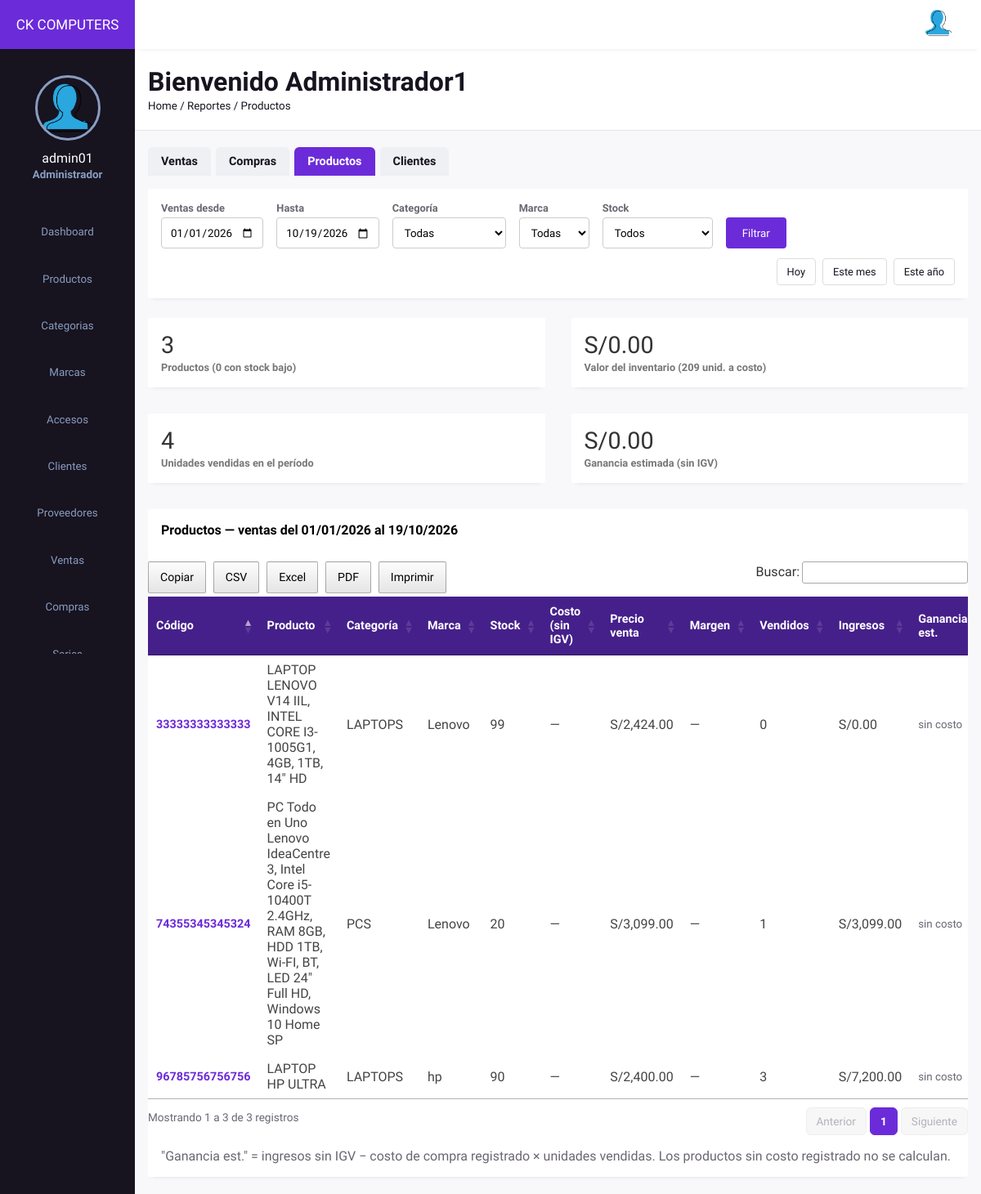
/frontend/reportes/productos.php (signed in), run on the app's committed database.
### tables this page shows
CREATE TABLE `productos` (
  `idprod` int(11) NOT NULL AUTO_INCREMENT,
  `codpro` char(14) NOT NULL,
  `nomprd` text NOT NULL,
  `desprd` text NOT NULL,
  `foto` varchar(255) NOT NULL,
  `precio` decimal(10,2) NOT NULL,
  `precio_compra` decimal(10,2) NOT NULL DEFAULT 0.00 COMMENT 'Ultimo costo unitario sin IGV',
  `stock` int(11) NOT NULL DEFAULT 0,
  `garantia_meses` tinyint(3) unsigned NOT NULL DEFAULT 12,
  `idmar` int(11) NOT NULL,
  `idcate` int(11) NOT NULL,
  `modelo` text NOT NULL,
  `peso` text NOT NULL,
  `state` tinyint(1) NOT NULL DEFAULT 1,
  `fere` timestamp NOT NULL DEFAULT current_timestamp() ON UPDATE current_timestamp(),
  PRIMARY KEY (`idprod`),
  UNIQUE KEY `uq_productos_codpro` (`codpro`),
  KEY `idmar` (`idmar`),
  KEY `idcate` (`idcate`),
  CONSTRAINT `productos_ibfk_1` FOREIGN KEY (`idmar`) REFERENCES `marca` (`idmar`),
  CONSTRAINT `productos_ibfk_2` FOREIGN KEY (`idcate`) REFERENCES `categoria` (`idcate`)
);

CREATE TABLE `categoria` (
  `idcate` int(11) NOT NULL AUTO_INCREMENT,
  `nocate` varchar(100) NOT NULL,
  `state` tinyint(1) NOT NULL DEFAULT 1,
  `fere` timestamp NOT NULL DEFAULT current_timestamp() ON UPDATE current_timestamp(),
  PRIMARY KEY (`idcate`)
);

CREATE TABLE `marca` (
  `idmar` int(11) NOT NULL AUTO_INCREMENT,
  `nomarc` text NOT NULL,
  `state` tinyint(1) NOT NULL DEFAULT 1,
  `fere` timestamp NOT NULL DEFAULT current_timestamp() ON UPDATE current_timestamp(),
  PRIMARY KEY (`idmar`)
);

### backend/config/helpers.php (called while the page is built, shortened)
<?php
function e($valor)
{
    return htmlspecialchars((string)$valor, ENT_QUOTES, 'UTF-8');
}

### frontend/reportes/productos.php (the view, shortened to what this page needs)
<?php
require '../../backend/config/Conexion.php';
require __DIR__ . '/comun.php';
$categorias = ['' => 'Todas'];
foreach ($connect->query('SELECT idcate, nocate FROM categoria WHERE state = 1 ORDER BY nocate') as $c) {
    $categorias[(string)$c->idcate] = $c->nocate;
}
$marcas = ['' => 'Todas'];
foreach ($connect->query('SELECT idmar, nomarc FROM marca WHERE state = 1 ORDER BY nomarc') as $m) {
    $marcas[(string)$m->idmar] = $m->nomarc;
}
$niveles = ['' => 'Todos', 'bajo' => 'Stock bajo (≤ ' . STOCK_BAJO . ')', 'sin' => 'Sin stock'];
$idcate = opcion_get('categoria', $categorias, '');
$idmar  = opcion_get('marca', $marcas, '');
$nivel  = opcion_get('stock', $niveles, '');
$where  = 'p.state = 1';
$params = $rango;
$lista = $connect->prepare(
    "SELECT p.idprod, p.codpro, p.nomprd, p.stock, p.precio, p.precio_compra, p.garantia_meses,
            c.nocate, m.nomarc,
            COALESCE(v.unidades, 0) AS vendidos, COALESCE(v.ingresos, 0) AS ingresos
       FROM productos p
       INNER JOIN categoria c ON c.idcate = p.idcate
       INNER JOIN marca m ON m.idmar = p.idmar
       LEFT JOIN (
            SELECT d.idprod, SUM(d.cantidad) AS unidades, SUM(d.subtotal) AS ingresos
              FROM orders_detalle d INNER JOIN orders o ON o.idord = d.idord
             WHERE o.anulada = 0 AND o.placed_on >= :desde AND o.placed_on < :hasta
             GROUP BY d.idprod
       ) v ON v.idprod = p.idprod
      WHERE $where
      ORDER BY vendidos DESC, p.nomprd"
);
$lista->execute($params);
$productos = $lista->fetchAll();
$tot = ['stock' => 0, 'valor' => 0, 'vendidos' => 0, 'ingresos' => 0, 'ganancia' => 0, 'bajos' => 0];
foreach ($productos as $p) {
    $p->ingresos_sin_igv = round($p->ingresos / (1 + IGV_TASA), 2);
    $p->ganancia = $p->precio_compra > 0 ? round($p->ingresos_sin_igv - $p->precio_compra * $p->vendidos, 2) : null;
    $p->margen = ($p->precio_compra > 0 && $p->precio > 0)
        ? round((($p->precio / (1 + IGV_TASA)) - $p->precio_compra) / ($p->precio / (1 + IGV_TASA)) * 100, 1)
        : null;
    $tot['stock']    += max(0, (int)$p->stock);
    $tot['valor']    += max(0, (int)$p->stock) * $p->precio_compra;
    $tot['vendidos'] += (int)$p->vendidos;
    $tot['ingresos'] += $p->ingresos;
    $tot['ganancia'] += (float)$p->ganancia;
    $tot['bajos']    += (int)$p->stock <= STOCK_BAJO ? 1 : 0;
}
require __DIR__ . '/../layout/cabecera.php';
?>
            <div class="page-content">
                <form class="filtros" method="GET" action="">
                    <label>Ventas desde <input type="date" name="desde" value="<?php echo e($desde); ?>" max="<?php echo e($hoy); ?>"></label>
                    <label>Hasta <input type="date" name="hasta" value="<?php echo e($hasta); ?>" max="<?php echo e($hoy); ?>"></label>
                    <label>Categoría
                        <select name="categoria">
<?php foreach ($categorias as $valor => $texto): ?>
                            <option value="<?php echo e($valor); ?>"<?php echo (string)$valor === $idcate ? ' selected' : ''; ?>><?php echo e($texto); ?></option>
<?php endforeach; ?>
                        </select>
                    </label>
                    <label>Marca
                        <select name="marca">
<?php foreach ($marcas as $valor => $texto): ?>
                            <option value="<?php echo e($valor); ?>"<?php echo (string)$valor === $idmar ? ' selected' : ''; ?>><?php echo e($texto); ?></option>
<?php endforeach; ?>
                        </select>
                    </label>
                    <label>Stock
                        <select name="stock">
<?php foreach ($niveles as $valor => $texto): ?>
                            <option value="<?php echo e($valor); ?>"<?php echo $valor === $nivel ? ' selected' : ''; ?>><?php echo e($texto); ?></option>
<?php endforeach; ?>
                        </select>
                    </label>
                    <button type="submit">Filtrar</button>
                    <span class="atajos">
<?php foreach ($atajos as $texto => [$d, $h]): ?>
                        <a href="<?php echo url_atajo($d, $h); ?>"><?php echo $texto; ?></a>
<?php endforeach; ?>
                    </span>
                </form>
                <div class="analytics">
                    <div class="card">
                        <div class="card-head">
                            <h2><?php echo count($productos); ?></h2>
                        </div>
                        <div class="card-progress"><small>Productos (<?php echo $tot['bajos']; ?> con stock bajo)</small></div>
                    </div>
                    <div class="card">
                        <div class="card-head">
                            <h2>S/<?php echo number_format($tot['valor'], 2); ?></h2>
                        </div>
                        <div class="card-progress"><small>Valor del inventario (<?php echo $tot['stock']; ?> unid. a costo)</small></div>
                    </div>
                    <div class="card">
                        <div class="card-head">
                            <h2><?php echo $tot['vendidos']; ?></h2>
                        </div>
                        <div class="card-progress"><small>Unidades vendidas en el período</small></div>
                    </div>
                    <div class="card">
                        <div class="card-head">
                            <h2>S/<?php echo number_format($tot['ganancia'], 2); ?></h2>
                        </div>
                        <div class="card-progress"><small>Ganancia estimada (sin IGV)</small></div>
                    </div>
                </div>
                <div class="records table-responsive">
                    <div class="record-header">
                        <h3>Productos — ventas del <?php echo date('d/m/Y', strtotime($desde)); ?> al <?php echo date('d/m/Y', strtotime($hasta)); ?></h3>
                    </div>
                    <div>
<?php if ($productos): ?>
                        <table width="100%" id="example">
                            <thead>
                                <tr>
                                    <th><span class="las la-sort"></span>Código</th>
                                    <th><span class="las la-sort"></span>Producto</th>
                                    <th><span class="las la-sort"></span>Categoría</th>
                                    <th><span class="las la-sort"></span>Marca</th>
                                    <th><span class="las la-sort"></span>Stock</th>
                                    <th><span class="las la-sort"></span>Costo (sin IGV)</th>
                                    <th><span class="las la-sort"></span>Precio venta</th>
                                    <th><span class="las la-sort"></span>Margen</th>
                                    <th><span class="las la-sort"></span>Vendidos</th>
                                    <th><span class="las la-sort"></span>Ingresos</th>
                                    <th><span class="las la-sort"></span>Ganancia est.</th>
                                </tr>
                            </thead>
                            <tbody>
<?php foreach ($productos as $p): ?>
                                <tr>
                                    <td><?php echo e($p->codpro); ?></td>
                                    <td><?php echo e($p->nomprd); ?></td>
                                    <td><?php echo e($p->nocate); ?></td>
                                    <td><?php echo e($p->nomarc); ?></td>
                                    <td data-order="<?php echo (int)$p->stock; ?>"><?php echo (int)$p->stock; ?><?php echo (int)$p->stock <= STOCK_BAJO ? ' <span class="estado-anulada">bajo</span>' : ''; ?></td>
                                    <td data-order="<?php echo e($p->precio_compra); ?>"><?php echo $p->precio_compra > 0 ? 'S/' . number_format($p->precio_compra, 2) : '—'; ?></td>
                                    <td data-order="<?php echo e($p->precio); ?>">S/<?php echo number_format($p->precio, 2); ?></td>
                                    <td data-order="<?php echo $p->margen ?? -999; ?>"><?php echo $p->margen !== null ? $p->margen . '%' : '—'; ?></td>
                                    <td><?php echo (int)$p->vendidos; ?></td>
                                    <td data-order="<?php echo e($p->ingresos); ?>">S/<?php echo number_format($p->ingresos, 2); ?></td>
                                    <td data-order="<?php echo $p->ganancia ?? -999999; ?>"><?php echo $p->ganancia !== null ? 'S/' . number_format($p->ganancia, 2) : '<small>sin costo</small>'; ?></td>
                                </tr>
<?php endforeach; ?>
                            </tbody>
                        </table>
                        <p class="sin-datos">"Ganancia est." = ingresos sin IGV − costo de compra registrado × unidades vendidas. Los productos sin costo registrado no se calculan.</p>
<?php else: ?>
                        <p class="sin-datos">No hay productos con estos filtros.</p>
<?php endif; ?>
                    </div>
                </div>
            </div>
<?php require __DIR__ . '/../layout/pie.php'; ?>
</body>
</html>

### backend/css/admin.css (style rules this page uses)
:root { --main-color: #6C2BD9; --color-dark: #17131F; --text-grey: #6B6673; }
* { margin: 0; padding: 0; text-decoration: none; list-style-type: none; box-sizing: border-box; font-family: 'Lexend Deca', sans-serif; }
.page-content { padding: 1.3rem 1rem; background: #F8F7FA; }
.analytics { display: grid; grid-template-columns: repeat(4, 1fr); grid-gap: 2rem; margin-top: .5rem; margin-bottom: 2rem; }
.card { box-shadow: 0px 5px 5px -5px rgb(0 0 0 / 10%); background: #fff; padding: 1rem; border-radius: 3px; }
.card-head { display: flex; justify-content: space-between; align-items: center; }
.card-head h2 { color: #333; font-size: 1.8rem; font-weight: 500; }
.card-progress small { color: #777; font-size: .8rem; font-weight: 600; }
.records { box-shadow: 0px 5px 5px -5px rgb(0 0 0 / 10%); background: #fff; border-radius: 3px; }
.record-header { padding: 1rem; display: flex; justify-content: space-between; align-items: center; }
input, button, select { outline: none; }
.table-responsive { width: 100%; overflow: auto; }
table { border-collapse: collapse; }
table thead tr { background: #45208A; }
table thead th { padding: 1rem 0rem; text-align: left; color: #fff; font-size: .9rem; }
table thead th:first-child { padding-left: 1rem; }
table tbody td { padding: 1rem 0rem; color: #444; }
table tbody td:first-child { padding-left: 1rem; color: var(--main-color); font-weight: 600; font-size: .9rem; }
table tbody tr { border-bottom: 1px solid #dee2e8; }
@media only screen and (max-width: 1200px) { .analytics { grid-template-columns: repeat(2, 1fr); } }
select { width: 100%; padding: 15px; margin: 5px 0 22px 0; display: inline-block; border: none; background: #f1f1f1; }
input[type=text], input[type=password], input[type=date],input[type=datetime-local], input[type=file],textarea, input[type=number] { width: 100%; padding: 15px; margin: 20px 0 22px 0; display: inline-block; border: none; background: #f1f1f1; }
.filtros { display: flex; flex-wrap: wrap; align-items: flex-end; gap: 12px 16px; background: #fff; padding: 1rem; margin-bottom: 1.5rem; border-radius: 3px; box-shadow: 0px 5px 5px -5px rgb(0 0 0 / 10%); }
.filtros label { display: flex; flex-direction: column; gap: 4px; font-size: .8rem; font-weight: 600; color: var(--text-grey); }
.filtros input[type=date], .filtros select { width: auto; height: 38px; padding: 0 10px; margin: 0; border: 1px solid #ccc; border-radius: 4px; background: #fff; }
.filtros button { height: 38px; padding: 0 20px; border: none; border-radius: 4px; background: var(--main-color); color: #fff; cursor: pointer; }
.filtros .atajos { display: flex; gap: 8px; margin-left: auto; }
.filtros .atajos a { padding: 8px 12px; border: 1px solid #ddd; border-radius: 4px; font-size: .8rem; color: var(--color-dark); }
.por-pago h3, .records .record-header h3 { font-size: 1rem; margin-bottom: .8rem; }
.sin-datos { padding: 1rem; color: var(--text-grey); }
td small { display: block; color: var(--text-grey); }

### data on the page
productos: codpro "96785756756756", nomprd "LAPTOP HP ULTRA", idcate.nocate "LAPTOPS", idmar.nomarc "hp", stock "90", precio "2,400.00", vendidos "3", ingresos "7,200.00", precio_compra "sin costo"
productos: codpro "74355345345324", nomprd "PC Todo en Uno Lenovo IdeaCentre 3, Intel Core i5-10400T 2.4GHz, RAM 8GB, HDD 1TB, Wi-FI, BT, LED 24\" Full HD, Windows 10 Home SP", idcate.nocate "PCS", idmar.nomarc "Lenovo", stock "20", precio "3,099.00", vendidos "1", ingresos "3,099.00", precio_compra "sin costo"
productos: codpro "33333333333333", nomprd "LAPTOP LENOVO V14 IIL, INTEL CORE I3-1005G1, 4GB, 1TB, 14″ HD", idcate.nocate "LAPTOPS", idmar.nomarc "Lenovo", stock "99", precio "2,424.00", vendidos "0", ingresos "0.00", precio_compra "sin costo"

### other printed values
$_SESSION['username'] "admin01"
nombre_rol(rol_actual()) "Administrador"
$texto "Dashboard"
$texto "Productos"
$texto "Categorias"
$texto "Marcas"
$texto "Accesos"
$texto "Clientes"
$texto "Proveedores"
$texto "Ventas"
$texto "Compras"
$_SESSION['nombre'] "Administrador1"
$migas "Reportes / Productos"
$texto "Hoy"
$texto "Este mes"
